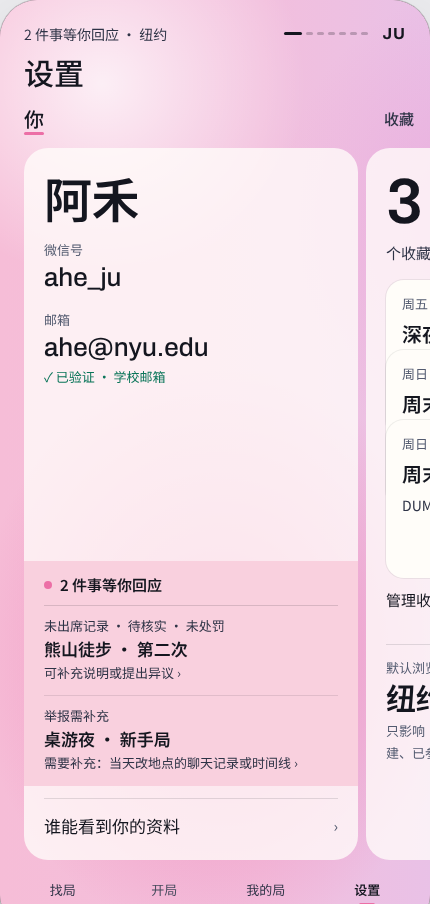
#> input picture settings-r2/evidence/S08/verify/size430/cotton-s-home.png, 430 x 904 px, found by its file name
$ python tile.py
#> lines starting #> are read from the running program, lines starting #| are printed output that depends on the picture; pictures that were not available may be replaced by others from this repository, and a replacement may not be noted
from PIL import Image, ImageOps, ImageDraw
fs=["/home/user/JU/settings-r2/evidence/S08/verify/size375/cotton-s-home.png","/home/user/JU/settings-r2/evidence/S08/verify/size375/cotton-s-long.png","/home/user/JU/settings-r2/evidence/S08/verify/size375/cotton-s-fav.png","/home/user/JU/settings-r2/evidence/S08/verify/size375/cotton-s-long-fav.png","/home/user/JU/settings-r2/evidence/S08/verify/size375/cotton-s-fav-many.png","/home/user/JU/settings-r2/evidence/S08/verify/size375/cotton-s-profile.png","/home/user/JU/settings-r2/evidence/S08/verify/size375/cotton-s-profile-fresh.png","/home/user/JU/settings-r2/evidence/S08/verify/size375/cotton-s-profile-edit.png"]
ims=[Image.open(f).convert('RGB') for f in fs]
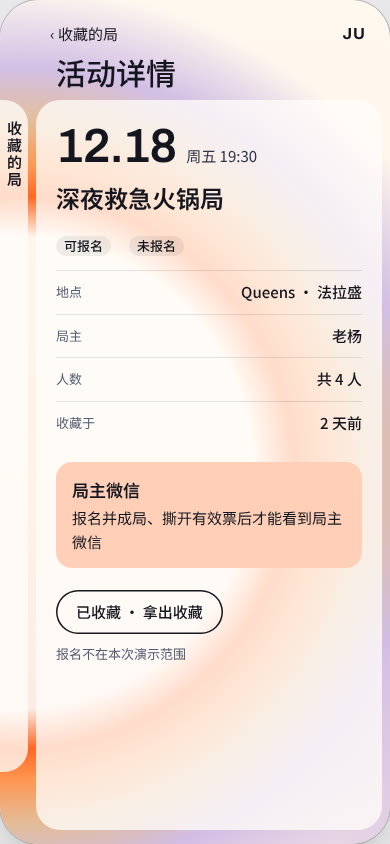
#> input picture settings-r2/evidence/S08/verify/pages/halo-s-fav-detail.jpg, 390 x 844 px, given in place of cotton-s-long.png, which was not available
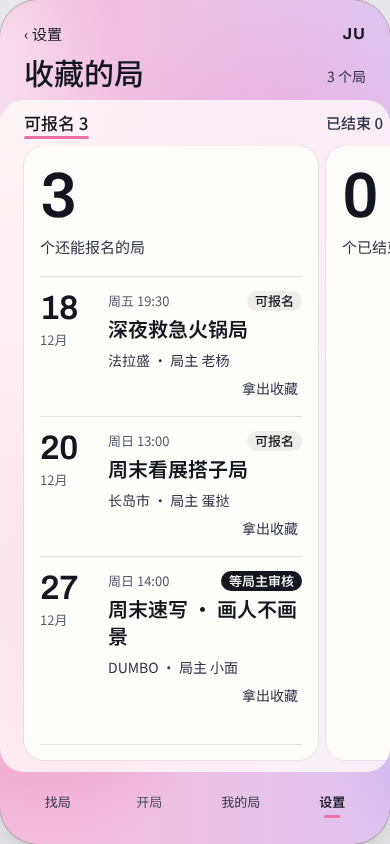
#> input picture settings-r2/evidence/S08/verify/pages/cotton-s-fav.jpg, 390 x 844 px, given in place of cotton-s-fav.png, which was not available
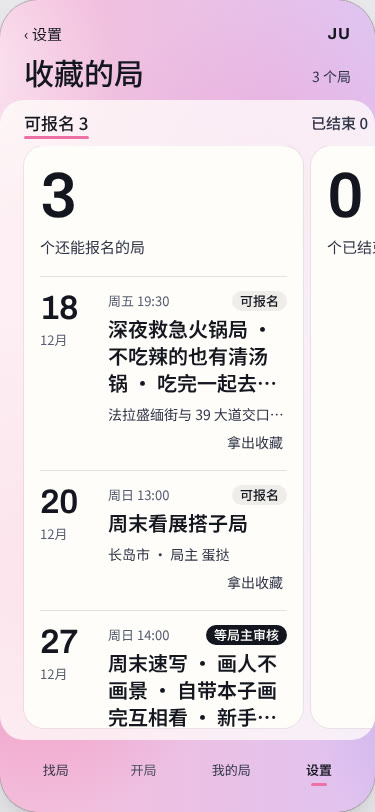
#> input picture settings-r2/evidence/S08/verify/size375/cotton-s-long-fav.jpg, 375 x 812 px, given in place of cotton-s-long-fav.png, which was not available
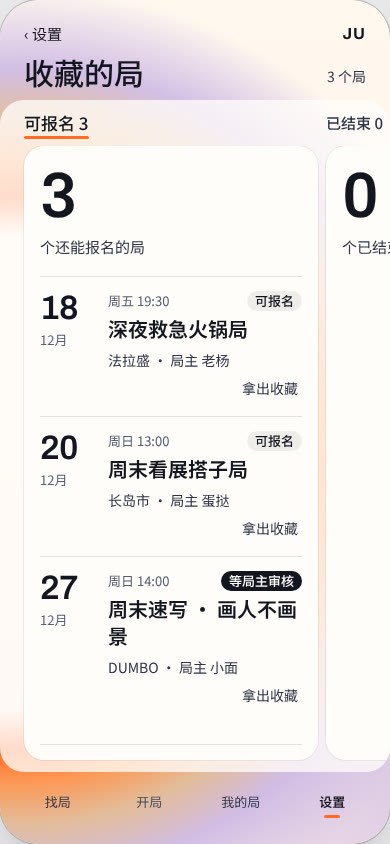
#> input picture settings-r2/evidence/S08/verify/pages/halo-s-fav.jpg, 390 x 844 px, given in place of cotton-s-fav-many.png, which was not available
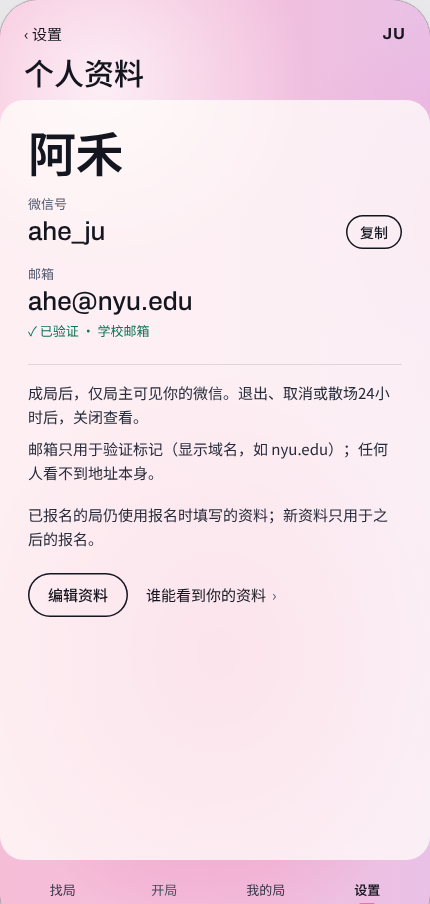
#> input picture settings-r2/evidence/S08/verify/size430/cotton-s-profile.png, 430 x 904 px, found by its file name
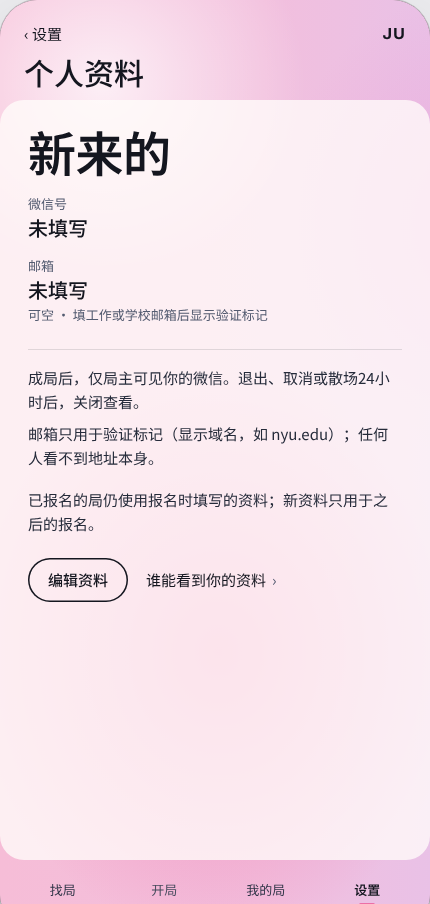
#> input picture settings-r2/evidence/S08/verify/size430/cotton-s-profile-fresh.png, 430 x 904 px, found by its file name
#> ims = 8 items
sc=0.6; w=int(375*sc); h=int(812*sc); cols=8; gap=8
rows=(len(ims)+cols-1)//cols
#> rows = 1
sh=Image.new('RGB',(cols*w+(cols+1)*gap, rows*(h+16)+(rows+1)*gap),(44,44,48)); d=ImageDraw.Draw(sh)
import os
for i,im in enumerate(ims):
    r,c=divmod(i,cols); x=gap+c*(w+gap); y=gap+r*(h+16+gap); d.text((x+2,y+1),os.path.basename(fs[i])[:-4],fill=(230,230,230)); sh.paste(im.resize((w,h),Image.LANCZOS),(x,y+16))
#> this loop made 8 passes
#> x on passes 1 to 8: 8, 241, 474, 707, 940, 1173, 1406, 1639
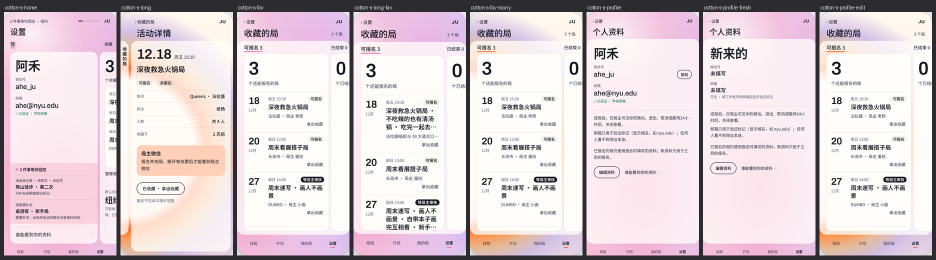
#> sh: PIL image 1872x519 RGB (shown at 1/2 size); mean R, G, B 221.6, 208.9, 212.7
sh.save('/home/user/JU/settings-r2/evidence/S08/verify/size375/sheet-cotton.png',optimize=True)
